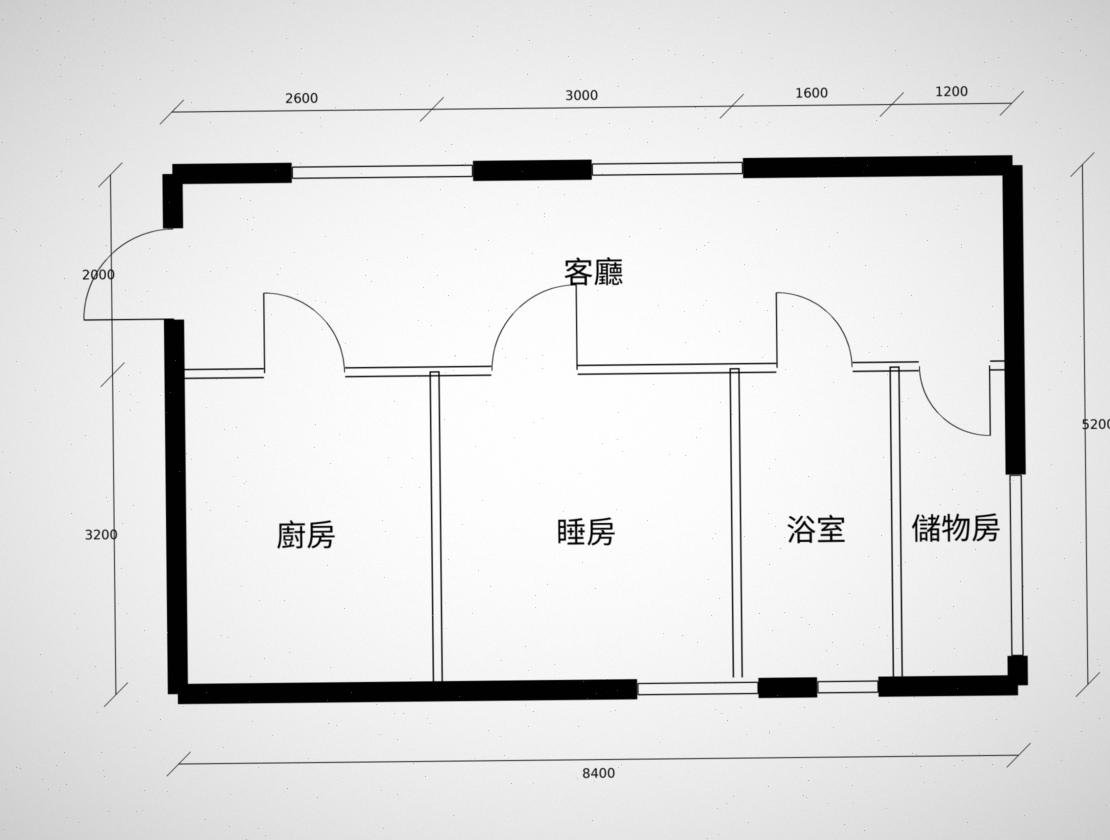
#> input picture data/floorplans/plan_hk_a.png, 2220 x 1680 px (shown at 1/2 size)
$ python -i vectorize.py   (imports and definitions only)
#> lines starting #> are read from the running program, lines starting #| are printed output that depends on the picture; after the words box and inside, x2 and y2 are one past the last pixel; in counts of white or black regions, pixels touching at a corner belong together
#> further down, picture is the input picture: shape (1680, 2220); min 0, max 255, mean 224.3
#!/usr/bin/env python3
# -*- coding: utf-8 -*-
"""
vectorize.py — 户型图图片 -> Room JSON
=====================================
经典 OpenCV 管线, 不训练模型、不下载数据集:

    灰度 -> 自适应二值化 -> 去噪
      -> 霍夫变换估计主方向 -> 旋转矫正 (透视只做说明, 见 README)
      -> 形态学方向开运算提取长直线 -> 连通域 -> 墙体带 (Band)
      -> 合并「细双线」=> 间隔墙; 实心粗黑块 => 承重墙
      -> 正交吸附 (0/90 度) + 同一直线上的墙段切分
      -> 墙线上的「缺口」= 开口; 缺口里的符号线判定门 / 窗
      -> 比例尺恢复: ① 尺寸标注线 + OCR 数字   ② 调用者给的 scale_mm_per_px
      -> 栅格化墙体 + 封住开口 -> 连通域填充 -> 房间多边形 -> 正交吸附
      -> Room JSON (+ confidence)

坐标系约定 (与 schema 一致, 见 README):
    单位 = 整数毫米; +x 向右, +y 向下 (图像坐标系);
    原点 = 所有房间多边形包围盒的最小角 (所以坐标从 0 附近开始)。

用法:
    python3 services/floorplan/vectorize.py --image data/floorplans/plan_hk_a.png \
        --out out/plan_hk_a.json [--scale-mm-per-px 5.0] [--truth <truth.json>]
"""
from __future__ import annotations

import argparse
import json
import math
import os
import sys
from dataclasses import dataclass, field
from pathlib import Path
from typing import Dict, List, Optional, Sequence, Tuple

import cv2
import numpy as np

# [5 lines not run here, left out]

HERE = Path(__file__).resolve().parent
ROOT = HERE.parents[1]
if str(HERE) not in sys.path:
    sys.path.insert(0, str(HERE))

DEFAULT_ASSUME_SCALE_MM_PX = 5.0   # OCR 失败且调用者没给比例尺时的兜底假设
DEFAULT_HEIGHT_MM = 2450           # HK 常见层高 (平面图无法反推, 由调用者覆盖)


# ============================================================================
# 1. 预处理
# ============================================================================
# [11 lines left out: function load_gray, not called in this run]


def binarize(gray: np.ndarray) -> Tuple[np.ndarray, float]:
    """返回 (bw, ink_ratio), bw 里 255 = 墨线/墙体。

    注意: 单用 adaptiveThreshold 会把「实心黑承重墙」掏空 (实心区内部局部均值也是黑,
    pixel < mean - C 不成立) —— 所以这里先用大尺度高斯估背景做光照归一, 再 Otsu,
    最后与 adaptive 的结果取并集 (Otsu 保住实心块, adaptive 补回细淡的线)。
    """
    blur = cv2.GaussianBlur(gray, (5, 5), 0)
    sigma = max(12.0, min(gray.shape) / 28.0)
    bg = cv2.GaussianBlur(gray.astype(np.float32), (0, 0), sigma)
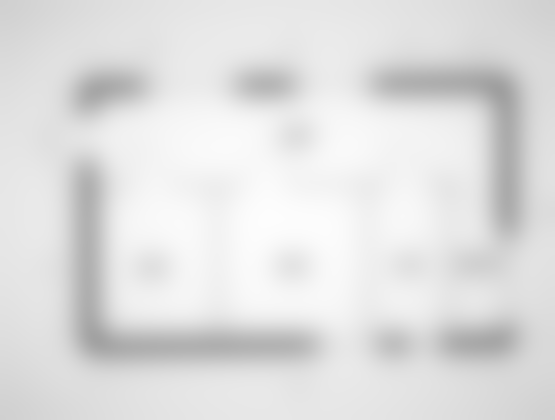
#> bg: shape (1680, 2220) float32 (shown at 1/4 size); min 159.4, max 253.3, mean 224.3
    bg = np.maximum(bg, 1.0)
    norm = np.clip(gray.astype(np.float32) / bg * 220.0, 0, 255).astype(np.uint8)
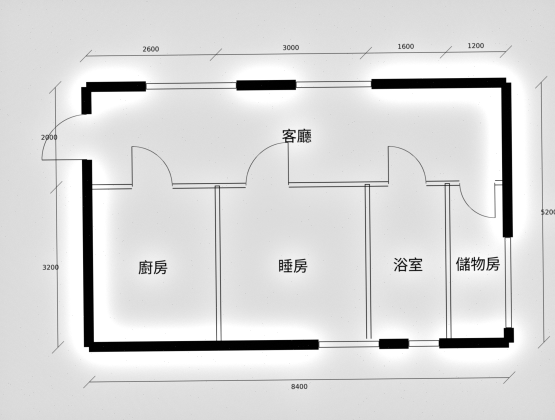
#> norm: shape (1680, 2220) (shown at 1/4 size); min 0, max 255, mean 216.8
    _, bw = cv2.threshold(norm, 0, 255, cv2.THRESH_BINARY_INV + cv2.THRESH_OTSU)
#> bw: shape (1680, 2220); 5.6% white; 642 white regions (572 under 20 px), largest, box (x1, y1, x2, y2) and area: (167, 310, 2056, 1413) 179266, (1155, 736, 1553, 1355) 4677, (321, 183, 2047, 247) 3262
    ad = cv2.adaptiveThreshold(blur, 255, cv2.ADAPTIVE_THRESH_GAUSSIAN_C,
                               cv2.THRESH_BINARY_INV, 41, 14)
#> ad: shape (1680, 2220); 4.8% white; 560 white regions (501 under 20 px), largest, box (x1, y1, x2, y2) and area: (166, 310, 2056, 1415) 128652, (319, 181, 2049, 250) 8366, (1154, 736, 1554, 1356) 7862
    bw = cv2.bitwise_or(bw, ad)
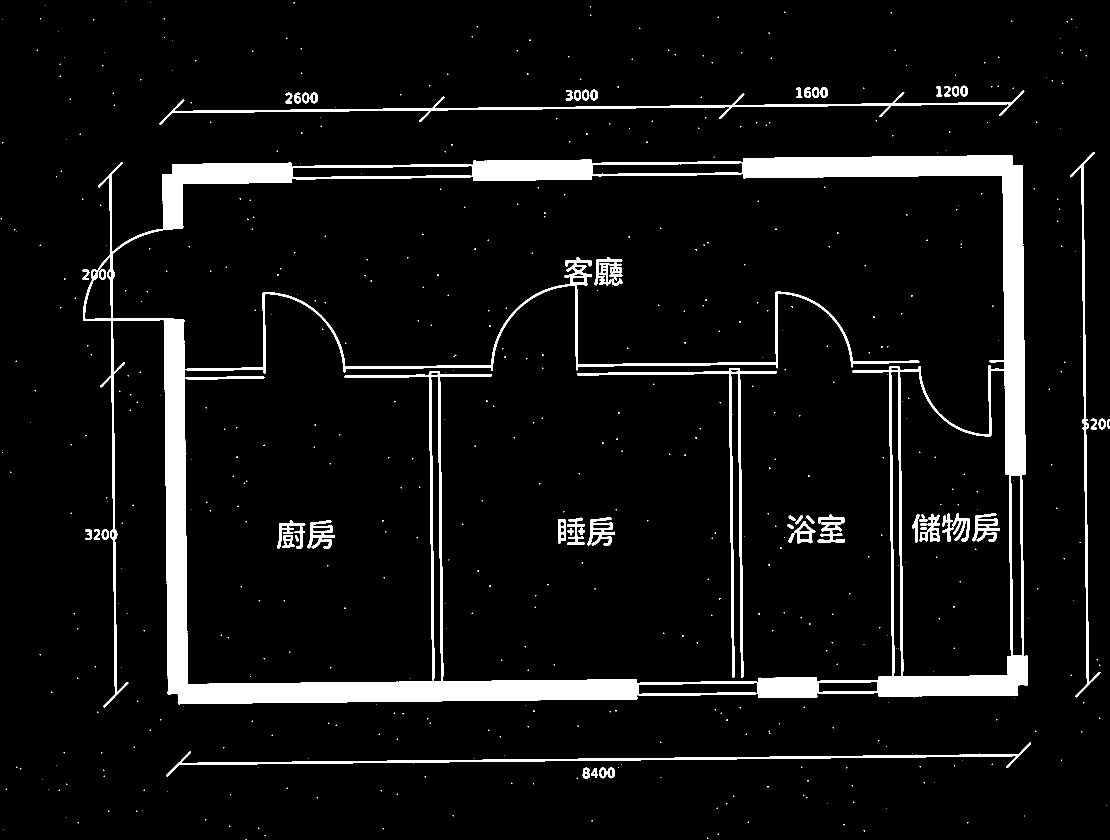
#> bw: shape (1680, 2220) (shown at 1/2 size); 6.7% white; 598 white regions (540 under 20 px), largest, box (x1, y1, x2, y2) and area: (166, 310, 2056, 1415) 201288, (319, 181, 2049, 250) 8367, (1154, 736, 1554, 1356) 7863
    ink = float((bw > 0).mean())
#> ink = 0.0674
    bw = cv2.morphologyEx(bw, cv2.MORPH_OPEN, np.ones((2, 2), np.uint8))
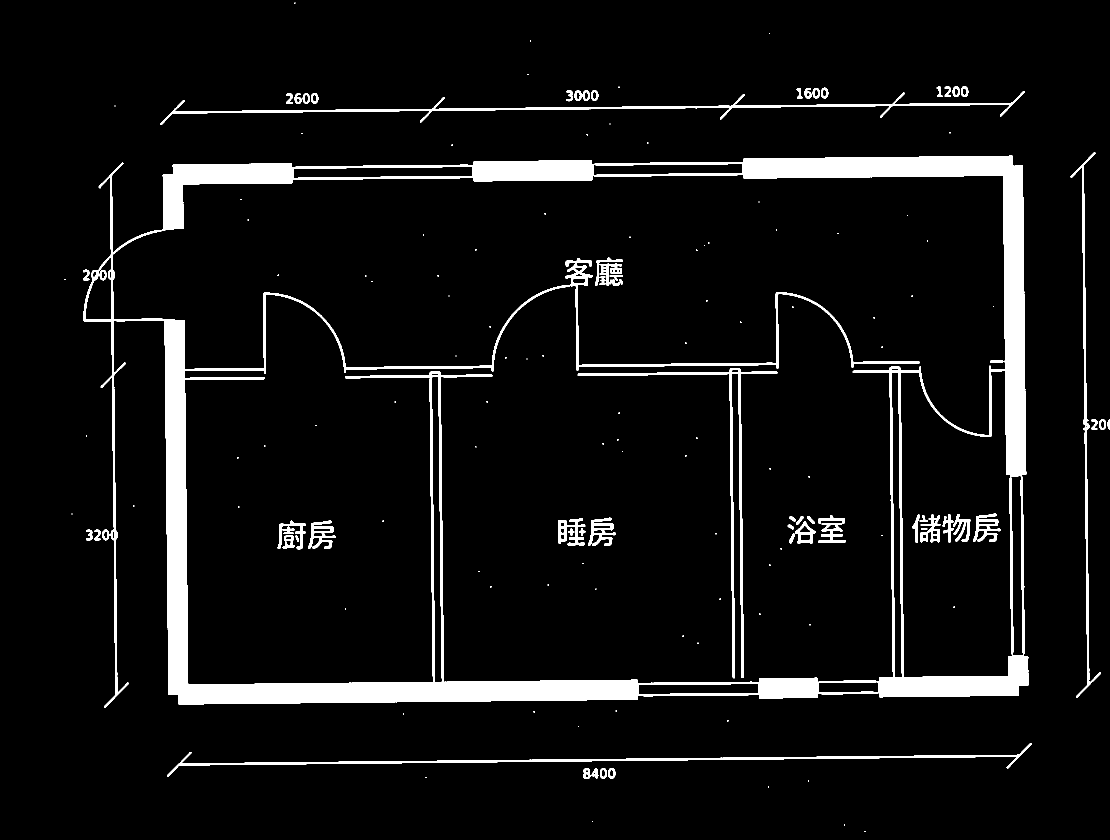
#> bw: shape (1680, 2220) (shown at 1/2 size); 6.7% white; 151 white regions (91 under 20 px), largest, box (x1, y1, x2, y2) and area: (167, 311, 2057, 1416) 201236, (320, 182, 2049, 250) 8361, (1155, 737, 1555, 1357) 7861
    return bw, ink


# [68 lines left out: functions estimate_skew_bands, estimate_skew_deg, deskew, not called in this run]


# ============================================================================
# 2. 墙体带提取
# ============================================================================
@dataclass
class Band:
    axis: str                 # 'h' 水平墙 / 'v' 垂直墙
    lo: int                   # 横向(厚度方向)范围
    hi: int
    s: int                    # 沿墙方向起止
    e: int
    area: int
    center: float             # 厚度方向中心 (px)
    thick: float              # 厚度 (px)
    fill: float               # 填充率 (bbox 内墨迹占比)
    n_members: int = 1
    symbol: bool = False
    step: int = 2
    prof: List[Tuple[float, float]] = field(default_factory=list)   # (厚度方向中心, 墨迹长度)

    @property
    def length(self) -> int:
        return self.e - self.s

    # [252 lines left out: functions run_at, extract_bands, merge_double_lines, has_t_junction, network_mask, _band_in_network and 7 more, not called in this run]


_TEMPLATES: Optional[Dict[str, np.ndarray]] = None


# [133 lines left out: functions _templates, _score, ocr_dimension_tokens, not called in this run]


# ============================================================================
# 4c. 房间标签识别（同样是模板匹配, 不训练模型）
# ============================================================================
# ★ 为什么要做这一步：vectorize 原来**只按面积排名**猜标签
#   （最大=客廳, 第二大=睡房, 第三=廚房, 第四=浴室）。
#   plan_hk_a / plan_hk_c 碰巧都对, 但 plan_hk_b 里**浴室(2.41m²)比廚房(1.72m²)大**,
#   于是厨房和浴室被整间对调 —— 灶台摆进了浴室, 马桶摆进了厨房,
#   而且图看起来完全正常。户型图上是**写着房名的**, 应该去读它。
ROOM_LABEL_VOCAB = ["客廳", "睡房", "廚房", "浴室", "儲物房", "飯廳", "房間"]

_LABEL_TPL: Optional[Dict[str, np.ndarray]] = None
LABEL_TPL_SIZE = (64, 32)          # (宽, 高)


# [249 lines left out: functions _label_templates, _score_wide, _read_label_from, read_room_label, _consensus, scale_from_wall_thickness and 2 more, not called in this run]


# ============================================================================
# 5. 主流程
# ============================================================================
@dataclass
class Params:
    min_wall_mm: float = 400.0
    min_opening_mm: float = 400.0
    max_opening_mm: float = 3200.0
    assume_scale_mm_px: float = DEFAULT_ASSUME_SCALE_MM_PX
    scale_mm_px: Optional[float] = None
    use_ocr: bool = True


# [361 lines left out: functions segment_profile, profile_runs, line_span, detect_walls, wall_type, walls_to_mm and 6 more, not called in this run]


LABEL_BY_RANK = ["客廳", "睡房", "廚房", "浴室", "儲物房", "飯廳", "房間"]
ID_BY_RANK = ["living", "bedroom", "kitchen", "bath", "storage", "dining", "room"]


# [565 lines left out: functions build_room_json, walls_mm_by_id, compute_confidence, _seg_overlap_len, _pt_seg, _room_wall_coverage and 4 more, not called in this run]


# [2 lines not run here, left out]

>>> import cv2
>>> picture = cv2.imread('../../data/floorplans/plan_hk_a.png', cv2.IMREAD_GRAYSCALE)
>>> result = binarize(picture)

$ run again, on data/floorplans/plan_hk_b.png
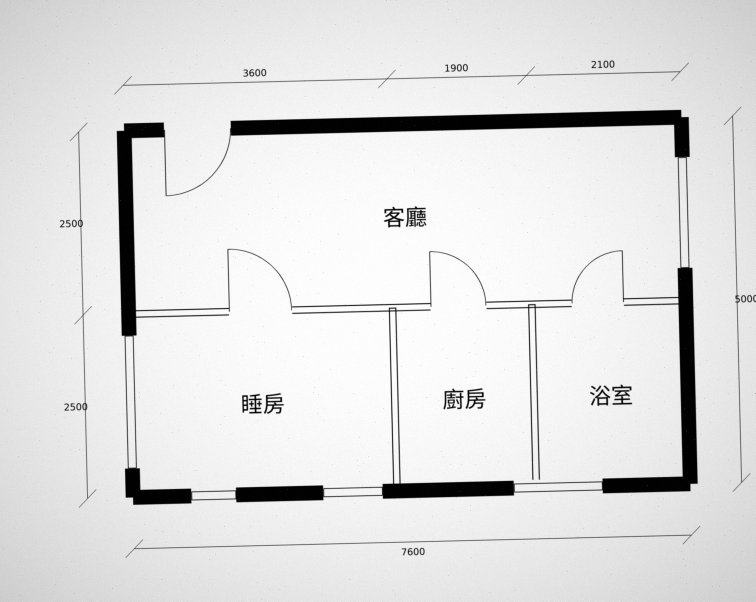
#> input picture data/floorplans/plan_hk_b.png, 2266 x 1804 px (shown at 1/3 size)
#> picture is the input picture: shape (1804, 2266); min 0, max 255, mean 224.3
#> ad: shape (1804, 2266); 4.3% white; 602 white regions (549 under 20 px), largest, box (x1, y1, x2, y2) and area: (350, 329, 2093, 1515) 120221, (342, 187, 2067, 285) 8440, (376, 1577, 2101, 1674) 7819
#> in binarize, `bw = cv2.bitwise_or(bw, ad)`:
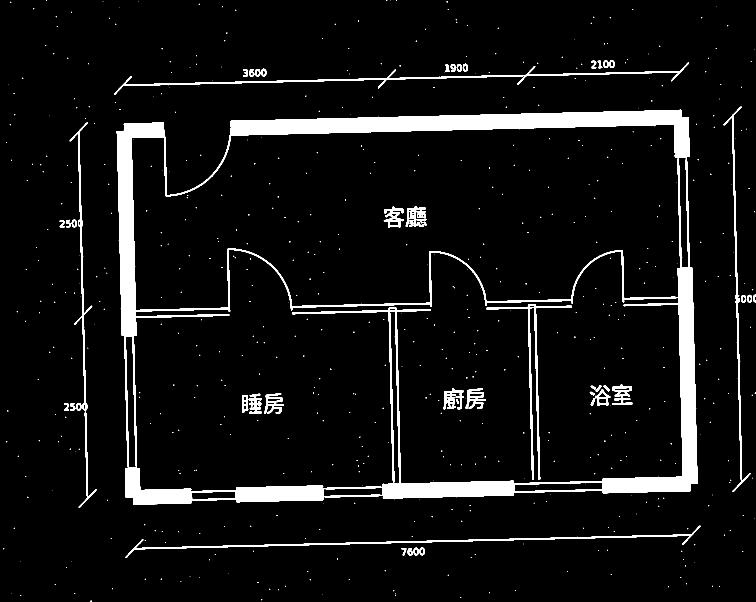
#> bw: shape (1804, 2266) (shown at 1/3 size); 6.5% white; 647 white regions (594 under 20 px), largest, box (x1, y1, x2, y2) and area: (350, 329, 2093, 1515) 211291, (342, 187, 2067, 285) 8440, (376, 1577, 2101, 1674) 7819
#> ink = 0.0652
#> in binarize, `bw = cv2.morphologyEx(bw, cv2.MORPH_OPEN, np.ones((2, 2), np.uint8))`:
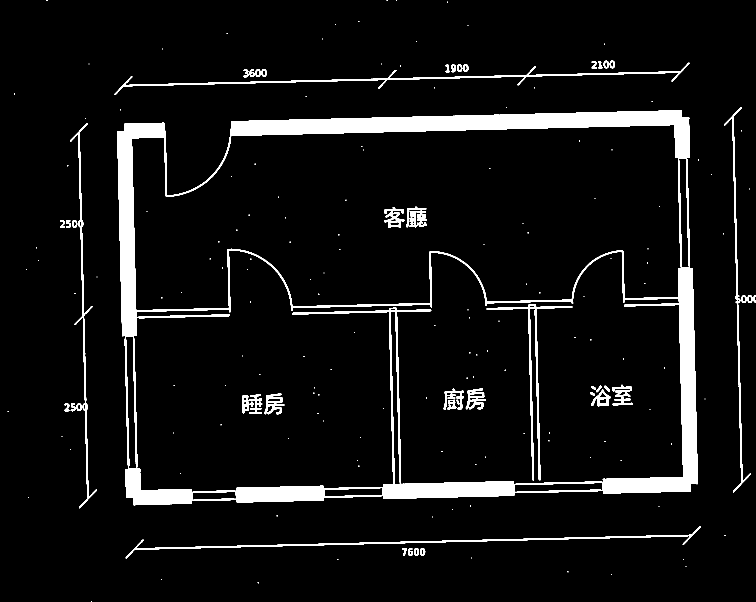
#> bw: shape (1804, 2266) (shown at 1/3 size); 6.5% white; 194 white regions (139 under 20 px), largest, box (x1, y1, x2, y2) and area: (351, 330, 2094, 1516) 211213, (343, 188, 2068, 285) 8433, (377, 1578, 2102, 1675) 7817

$ run again, on data/floorplans/plan_hk_c.png
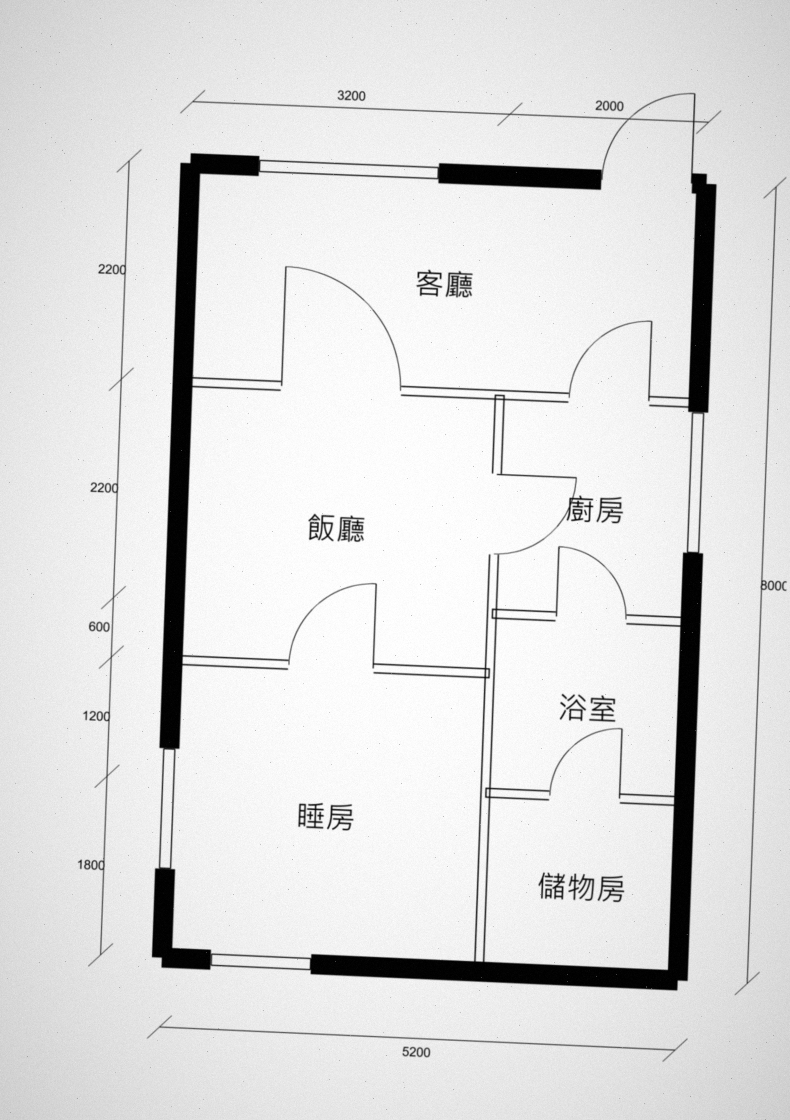
#> input picture data/floorplans/plan_hk_c.png, 1580 x 2240 px (shown at 1/2 size)
#> picture is the input picture: shape (2240, 1580); min 0, max 255, mean 223.5
#> ad: shape (2240, 1580); 5.1% white; 518 white regions (474 under 20 px), largest, box (x1, y1, x2, y2) and area: (304, 179, 1443, 1981) 136795, (168, 298, 284, 1934) 10400, (1469, 353, 1574, 1991) 8086
#> in binarize, `bw = cv2.bitwise_or(bw, ad)`:
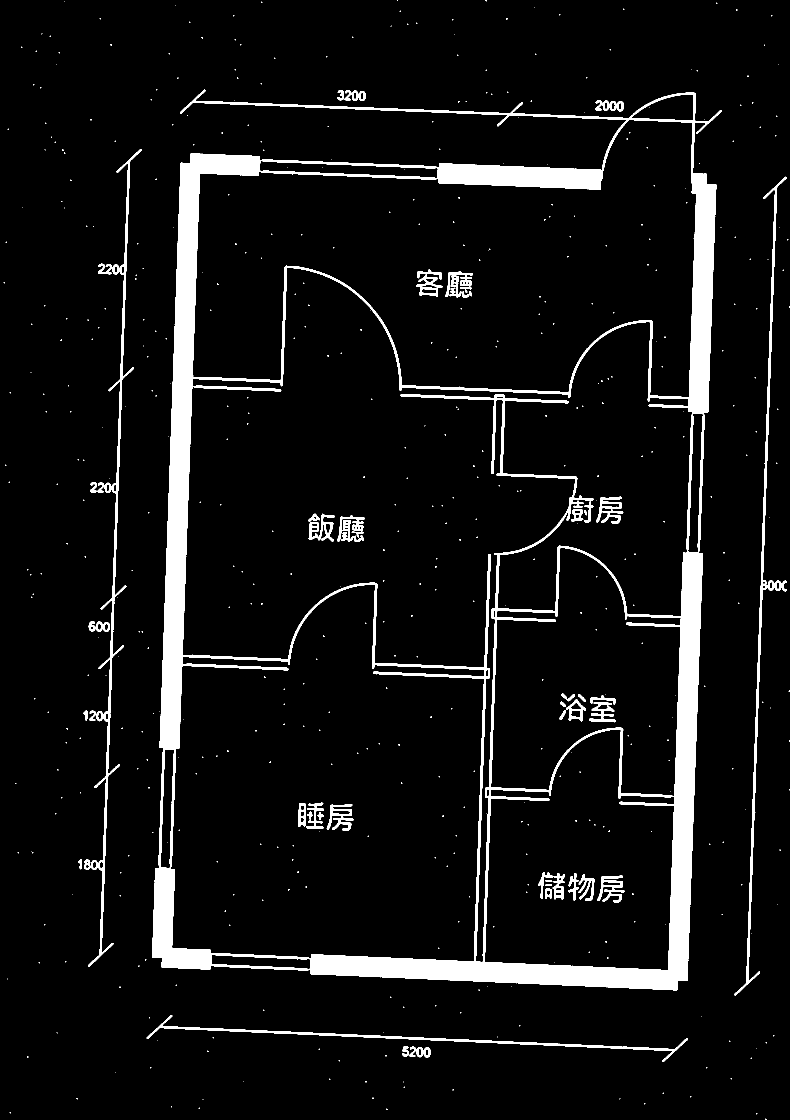
#> bw: shape (2240, 1580) (shown at 1/2 size); 7.2% white; 557 white regions (513 under 20 px), largest, box (x1, y1, x2, y2) and area: (304, 179, 1443, 1981) 210893, (168, 298, 284, 1934) 10400, (1469, 353, 1574, 1991) 8087
#> ink = 0.0721
#> in binarize, `bw = cv2.morphologyEx(bw, cv2.MORPH_OPEN, np.ones((2, 2), np.uint8))`:
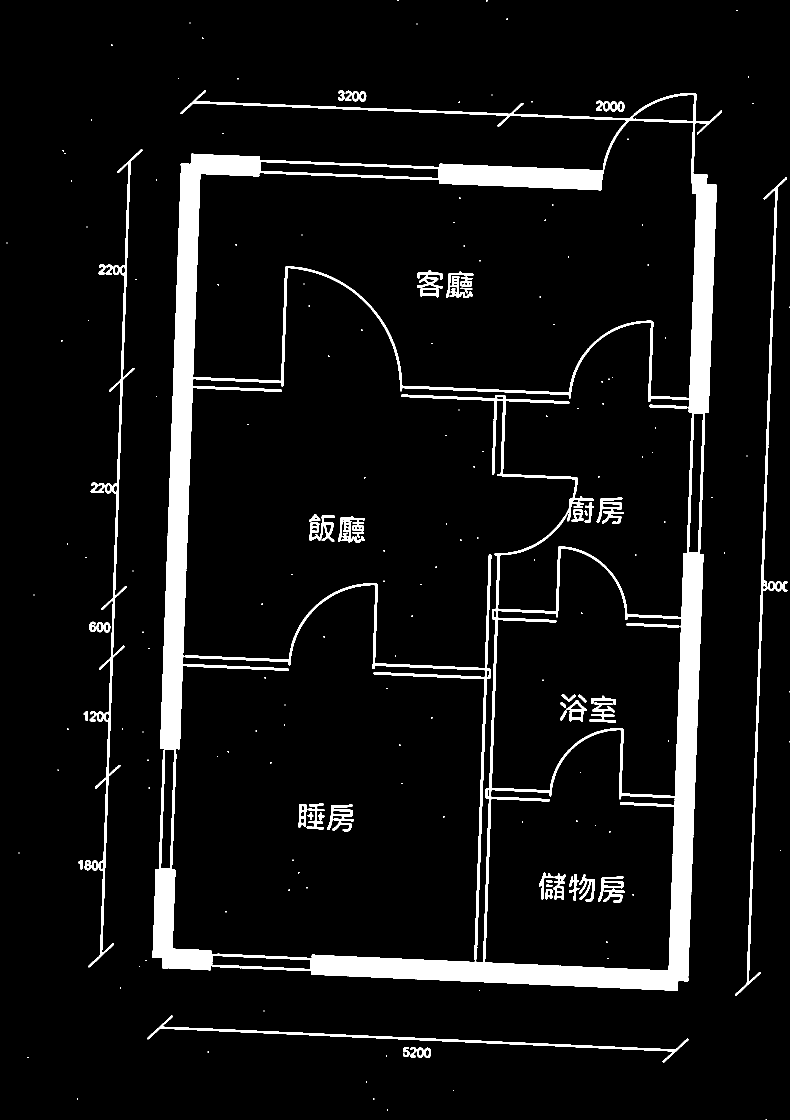
#> bw: shape (2240, 1580) (shown at 1/2 size); 7.2% white; 189 white regions (141 under 20 px), largest, box (x1, y1, x2, y2) and area: (305, 180, 1444, 1982) 210522, (169, 299, 285, 1935) 9914, (1470, 355, 1575, 1992) 8082
